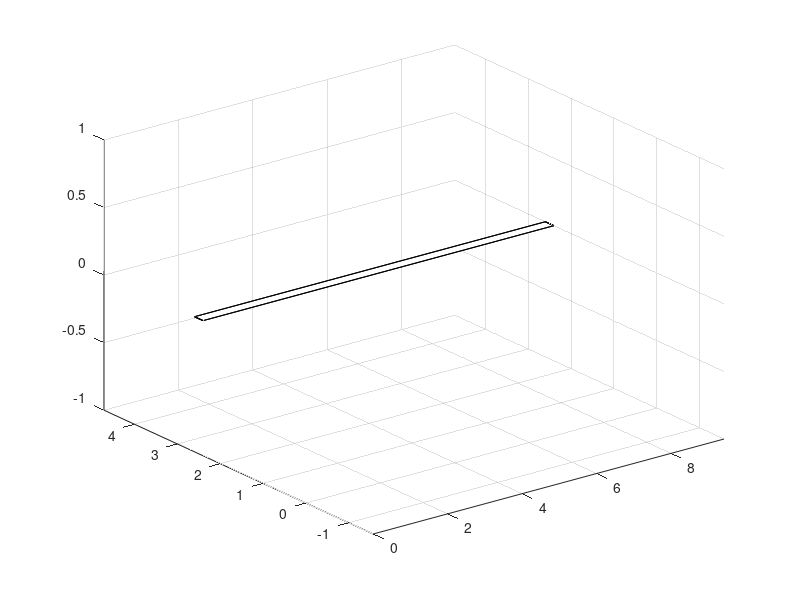

MATLAB code to generate this figure: (Note: this script raises an error after producing the figure.)
function make_cut
% lay out scenery for road cut

    global x
    global y
    global z
    global A
    global yr
    global clr
    global sxp
    global syp
    global szp
    global road_z
    global dbg
    global l_edge_ndx
    global r_edge_ndx
    global top
    global bot
    
    
    clc
    close all
    
    dbg = fopen('debug.log', 'w');
    road_z = 0;
    grey = [0.8 0.8 0.8];
%     th = linspace(0, 3*pi, 150);
%     phi = linspace(0, 2*pi, 100) - pi/2;
%     [tth pphi] = meshgrid(th, phi);
%     phi_prof = sin(pphi);
%     squash = abs(pphi) > 1;
%     phi_prof(squash) = phi_prof(squash) ./ abs(pphi(squash));
%     zz = sin(tth) .* phi_prof;
%     [rows cols] = size(zz);
%     Znoise = 0.2 .* (rand(rows, cols) - 0.5);
%     Zsmooth = Znoise;
%     Zsmooth(2:end-1,2:end-1) = Znoise(2:end-1,2:end-1) + ...
%        0.2*Znoise(1:end-2,2:end-1) + 0.2*Znoise(3:end,2:end-1) + ...
%        0.2*Znoise(2:end-1,1:end-2) + 0.2*Znoise(2:end-1,3:end);
%     for ndx = 1:4
%     Znoise = Zsmooth;
%     Znoise(2:end-1,2:end-1) = Zsmooth(2:end-1,2:end-1) + ...
%        0.2*Zsmooth(1:end-2,2:end-1) + 0.2*Zsmooth(3:end,2:end-1) + ...
%        0.2*Zsmooth(2:end-1,1:end-2) + 0.2*Zsmooth(2:end-1,3:end);
%     Zsmooth = Znoise;
%     end
%     %(1+4*0.2) is the sum of the weights
%     Zsmooth(2:end-1,2:end-1) = Zsmooth(2:end-1,2:end-1)/(1 + 4*0.2);
%     zz = zz + Zsmooth/6;
    load xyz.mat
    tth = x;
    pphi = y;
    zz = z;
    % road lines are phi = 2.4 - 2.6
    %                th = min - maxA =
    %                zz = 0
    xr = [th(1) th(1) th(end) th(end)];
    yr = [2.4 2.6 2.6 2.4];
    [xxr yyr] = meshgrid(xr, yr);
    zzr = xxr .* 0;
    [rr, rc] = size(xxr);
    img = uint8(zeros(rr, rc, 3) + 100);
    surf(xxr, yyr, zzr, img)
    hold on
    % surfaces 45 deg from road edges are
    %   z = 2.4 - y 
    %   z = y - 2.4
    %   z = 2.6 + y
    %   z = -y - 2.6
    zv = 2;
    xp = xr;
    yp = [yr(1), yr(1)-zv, yr(1)-zv, yr(1)];
    [xxp yyp] = meshgrid(xp, yp);
    zp = yr(1) - yyp;
    sxp{1} = xp;
    sxp{2} = xp;
    syp{1} = yp;
    syp{2} = yp;
    szp{1} = zp;
    szp{2} = -zp;
    yp = [yr(2), yr(2)+zv, yr(2)+zv, yr(2)];
    [xxp yyp] = meshgrid(xp, yp);
    zp = yr(2) - yyp;
    sxp{3} = xp;
    sxp{4} = xp;
    syp{3} = yp;
    syp{4} = yp;
    szp{3} = zp;
    szp{4} = -zp;
    % now, find the contours
    % restate the planes as ax + by + cz + d = 0
    %                        
    %   p1 : z = 2.4 - y    0   -1   -1   2.4
    %   p2 : z = y - 2.4    0    1   -1  -2.4
    %   p3 : z = y - 2.6    0    1   -1  -2.6
    %   p4 : z = -y + 2.6   0   -1   -1   2.6
%    save x, y, z; 
    A = [0   -1   -1   2.4
         0    1   -1  -2.4
         0    1   -1  -2.6
         0   -1   -1   2.6];
    clr = {'red','green','blue','cyan'};
    for n = 1:4
        draw_contours(n)
    end
    % find y values right before road and right after
    yps = y(:,1);
    % yps covering road
    at = yps > yr(1) & yps < yr(2);
    fat = find(at);
    l_edge_ndx = fat(1)-1;
    r_edge_ndx = fat(end)+1;
    % populate bot and top surfaces with NaN
    [rows cols] = size(x);
    bot = zeros(rows, cols) + NaN;
    top = bot;
    removeCutSurface()
    % force road level to be below road
    y_road = find(y(:,1) > yr(1) & y(:,1) < yr(2));
    y_road = [y_road(1)-1; y_road; y_road(end)+1];
    road_strip = z(y_road,:);
    too_high = road_strip >= road_z;
    road_strip(too_high) = road_z - 0.05;
    z(y_road,:) = road_strip;
    sh = surf(x, y, z);
    set(sh,'FaceColor',grey)
    xlabel('x (th)')
    ylabel('y (phi)')
    axis equal
    axis off
    view(78,16)
    saveas(gcf,'cutting.jpg')
    
    hold on
    dy = 0.5;
    dz = 0.7;
    where = ~isnan(bot);
    top(where) = zz(where);
    sh = surf(x, y+dy, bot+dz);
    set(sh,'FaceColor',grey)
    xlabel('x (th)')
    ylabel('y (phi)')
    axis equal
    axis off
    hold on
    sh1 = surf(x, y+dy, top+dz);
    set(sh1,'FaceColor',grey/2);
    view(78,16)
end

function showme(vx, vy)
    global x
    global y
    global z
    showit('x', x, vx, vy)
    showit('y', y, vx, vy)
    showit('z', z, vx, vy)
end

function showit(title, d, vx, vy)
    global dbg
    
    fprintf(dbg, '%s values\n', title);
    for xx = vx
        fprintf(dbg, '%3d: ', xx);
        for yy = vy
            fprintf(dbg, ' %0.2f', d(xx, yy));
        end
        fprintf(dbg,'\n');
    end
end


function removeCutSurface
    global x
    global y
    global z
    
    [rows, cols] = size(x);
    for c = 1:cols
        try
            xp = x(1,c);
            yps = y(:, c);
            % interpolate for the red and blue z values
            make_a_cut(xp, yps, 1, 3, c)
            % interpolate for the green and cyan z values
            make_a_cut(xp, yps, 2, 4, c)
        catch
        end
    end
end

function make_a_cut(xp, yps, a, b, c) 
    global x
    global y
    global z
    global yr
    global lip_x
    global lip_y
    global lip_z
    global dbg
    global l_edge_ndx
    global r_edge_ndx
    global road_z
    global top
    global bot

    za = interp1(lip_x{a}, lip_z{a}, xp);
    zb = interp1(lip_x{b}, lip_z{b}, xp);
    if ~isnan(za) & ~isnan(zb)
        ya = interp1(lip_x{a}, lip_y{a}, xp);
        yb = interp1(lip_x{b}, lip_y{b}, xp);
        cut = yps > ya & yps < yb;
        bot(cut,c) = road_z;
        z(cut,c) = NaN;
        fprintf(dbg,'a = [%0.2f,%0.2f]; b = [%0.2f,%0.2f]\n', ...
            ya, za, yb, zb);
        ny = find(cut);
        fprintf(dbg, 'ny = [ ');
        for it = ny
            fprintf(dbg, '%d ', it);
        end
        fprintf(dbg, ']\n');
        if z(ny(1)-1,c) > road_z
            z(ny(1)-1:l_edge_ndx,c) = yr(1) - y(ny(1)-1:l_edge_ndx,c);
            z(l_edge_ndx+1,c) = road_z;
            z(r_edge_ndx-1,c) = road_z;
            z(r_edge_ndx:ny(end)+1,c) = y(r_edge_ndx:ny(end)+1,c) - yr(3);
        else
            z(ny(1)-1:l_edge_ndx,c) = -yr(1) + y(ny(1)-1:l_edge_ndx,c);
            z(l_edge_ndx+1,c) = road_z;
            z(r_edge_ndx-1,c) = road_z;
            z(r_edge_ndx:ny(end)+1,c) = -y(r_edge_ndx:ny(end)+1,c) + yr(3);
        end
        bot(ny(1)-1:l_edge_ndx+1,c) = z(ny(1)-1:l_edge_ndx+1,c); 
        bot(r_edge_ndx-1:ny(end)+1,c) = z(r_edge_ndx-1:ny(end)+1,c); 
    end
end

function draw_contours(ndx)
    global x
    global y
    global z
    global A
    global clr
    global sxp
    global syp
    global szp
    global road_z
    global lip_x
    global lip_y
    global lip_z
    
    pln = A(ndx,:);
    cl = clr{ndx};
    d = x.*pln(1) + y.*pln(2) + z.*pln(3) + pln(4);
    [~,hcontour] = contour(x, y, d, 'LevelList', 0);
    c = hcontour.ContourMatrix;
    delete(hcontour);
    
    % Loop through the ContourMatrix
    i = 1;
    while i<size(c,2)
      % Get the X & Y for the next curve
      n = c(2,i);
      x2 = c(1,i+(1:n));
      y2 = c(2,i+(1:n));
      % Use interp2 to compute the matching Z values
      z2 = interp2(x,y,z, x2,y2);
      switch ndx
          case {1 3}
              z2(z2 < road_z) = NaN;
          case {2 4}
              z2(z2 > road_z) = NaN;
      end
      % Draw that line
%      line(x2,y2,z2,'Color',cl,'LineWidth',2);
      z2 = condition(z2, ndx);
      lip_x{ndx} = x2;
      lip_y{ndx} = y2;
      lip_z{ndx} = z2;
      % Advance to next curve
      i = i+n+1;
    end
%     xp = sxp{ndx};
%     yp = syp{ndx};
%     zp = szp{ndx};
%     surf(xp, yp, zp)
end

function z = condition(z, ndx)
  try
    nn = find(isnan(z));
    d = diff(nn);
    at = find(d > 1);
    nat = length(at);
    % ndx 1 and 3 (red and blue)
    %            should have exactly one group of NaNs
    %            with real numbers before and after
    %  ideally:
    %  d = [n1 1 1 1 1 ... 1 1 1]
    %  worst case:
    %  d = [1 1 n1 1 1 ... 1 1 1 n2 1] 
    %  put 0 in first 2 and last z values
    % ndx 2 and 4 (green and cyan)
    %            should have exactly 2 groups of NaNs
    %            with numbers only between them
    % ideally:
    %  d = [1 1 ... 1 1 n2 1 1 ... 1 1]
    %  worst case
    %  d = [1 1 n1 1 1 ... 1 1 n2 1 1 ... 1 1 n3 1 1 1]
    %  put NaN in z(3:(3 + n1 - 1))
    %         and z(end-3:-1:end-3-n3+1) 
    %
    switch ndx
        case {1 3}
            if nat > 2
                error('really bad')
            else
                if d(1) == 1
                    z(1:at(1)-1) = 0;
                end
            end
        case {2 4}
            if nat > 1
                ouch = true;
                if nat == 3
                % fix the front
                %  put NaN in z(3:(3 + n1 - 1))
                n1 = d(at(1));
                z(at(1):(at(1) + n1 - 1)) = NaN;
                % fix the back
                %         and z(end-3:-1:end-3-n3+1) 
                n3 = d(at(3));
                z(end-at(3):-1:end - at(3) - n3 + 1) = NaN;
                elseif nat == 2
                    % find which to fix
                    if at(1) < 10
                        % fix the front
                        %  put NaN in z(3:(3 + n1 - 1))
                        n1 = d(at(1));
                        z(at(1):(at(1) + n1 - 1)) = NaN;
                    else
                        % fix the back
                        %         or z(end-3:-1:end-3-n3+1) 
                        n2 = d(at(2));
                        z(end-at(2):-1:end - at(2) - n2 + 1) = NaN;
                    end
                else
                    error('really bad')
                end
            end
    end
  catch
  end
end
